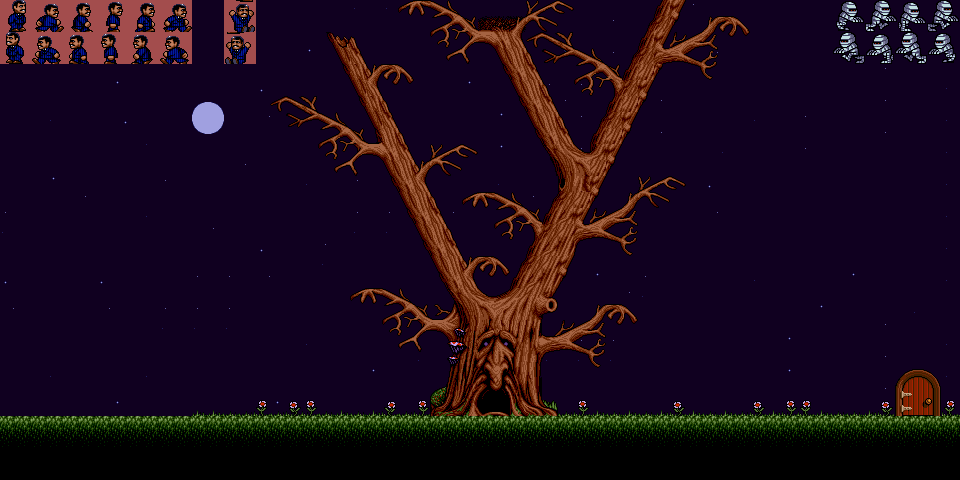

The image is a tile-based game level rendered from a .tmx file. Its description and source (layers, tilesets, objects; grid data summarised) follow:
An orthogonal 30x15 tile map with 32x32 px tiles, 5 tile layers (background, background2, ground, Gomez, ...), 7 tilesets and 5 objects (coin1, coin3, coin2, heart1, door1).

<map version="1.9" tiledversion="1.9.2" orientation="orthogonal" renderorder="right-down" width="30" height="15" tilewidth="32" tileheight="32" infinite="0" nextlayerid="8" nextobjectid="6">
 <tileset firstgid="1" name="background1" tilewidth="32" tileheight="32" tilecount="48" columns="8">
  <image source="pics/background1.png" width="256" height="222" />
 </tileset>
 <tileset firstgid="49" name="ground1" tilewidth="32" tileheight="32" tilecount="464" columns="29">
  <image source="pics/ground1.png" width="956" height="526" />
 </tileset>
 <tileset firstgid="513" name="Gomez_right" tilewidth="32" tileheight="32" tilecount="66" columns="11">
  <image source="pics/Gomez_right.png" trans="a34d4d" width="352" height="192" />
 </tileset>
 <tileset firstgid="579" name="Gomez_left" tilewidth="32" tileheight="32" tilecount="66" columns="11">
  <image source="pics/Gomez_left.png" trans="a34d4d" width="352" height="192" />
 </tileset>
 <tileset firstgid="645" name="mummy_right" tilewidth="32" tileheight="32" tilecount="4" columns="4">
  <image source="pics/mummy_right.png" trans="100020" width="128" height="32" />
 </tileset>
 <tileset firstgid="649" name="mummy_left" tilewidth="32" tileheight="32" tilecount="4" columns="4">
  <image source="pics/mummy_left.png" trans="100020" width="128" height="32" />
 </tileset>
 <tileset firstgid="653" name="objects" tilewidth="32" tileheight="32" tilecount="3" columns="3">
  <image source="pics/objects.png" trans="000000" width="96" height="32" />
 </tileset>
 <layer id="1" name="background" width="30" height="15" locked="1">
  <data>[450 cells, 450 non-empty, 41 distinct tile ids]</data>
 </layer>
 <layer id="2" name="background2" width="30" height="15" locked="1">
  <data>[450 cells, 372 non-empty, 370 distinct tile ids]</data>
 </layer>
 <layer id="3" name="ground" class="Ground" width="30" height="15" locked="1">
  <data>[450 cells, 60 non-empty, 58 distinct tile ids]</data>
 </layer>
 <layer id="4" name="Gomez" class="Sprite" width="30" height="15" locked="1">
  <data>[450 cells, 14 non-empty, 14 distinct tile ids]</data>
 </layer>
 <layer id="5" name="enemies" class="Sprite" width="30" height="15" locked="1">
  <data>[450 cells, 8 non-empty, 8 distinct tile ids]</data>
 </layer>
 <objectgroup id="7" name="items" class="Items" locked="1">
  <object id="1" name="coin1" gid="653" x="208" y="341" width="32" height="32" />
  <object id="2" name="coin3" gid="653" x="840" y="412" width="32" height="32" />
  <object id="3" name="coin2" gid="653" x="654" y="341" width="32" height="32" />
  <object id="4" name="heart1" gid="655" x="903" y="340" width="32" height="32" />
  <object id="5" name="door1" gid="453" x="896" y="415.75" width="32" height="32" />
 </objectgroup>
</map>